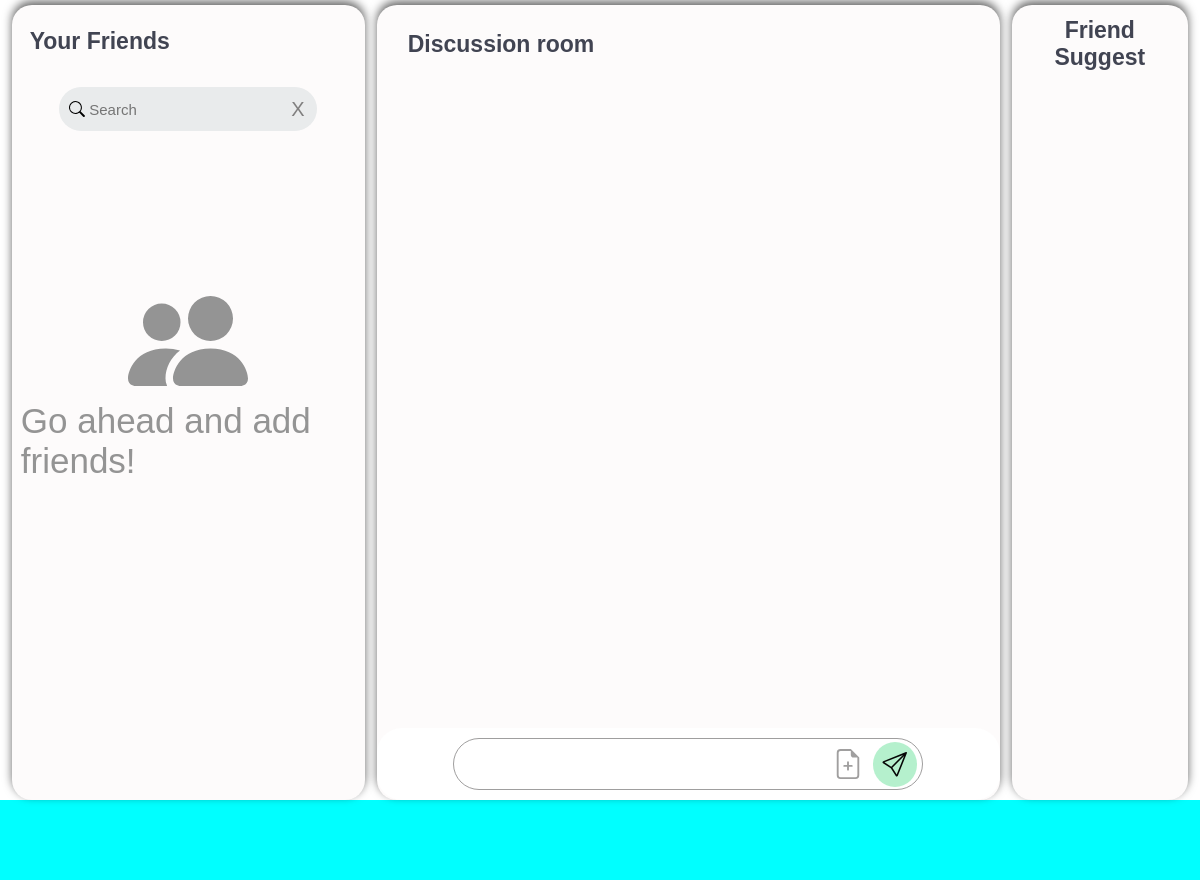
The app's page /student-index/student-home.php (signed in), older data.
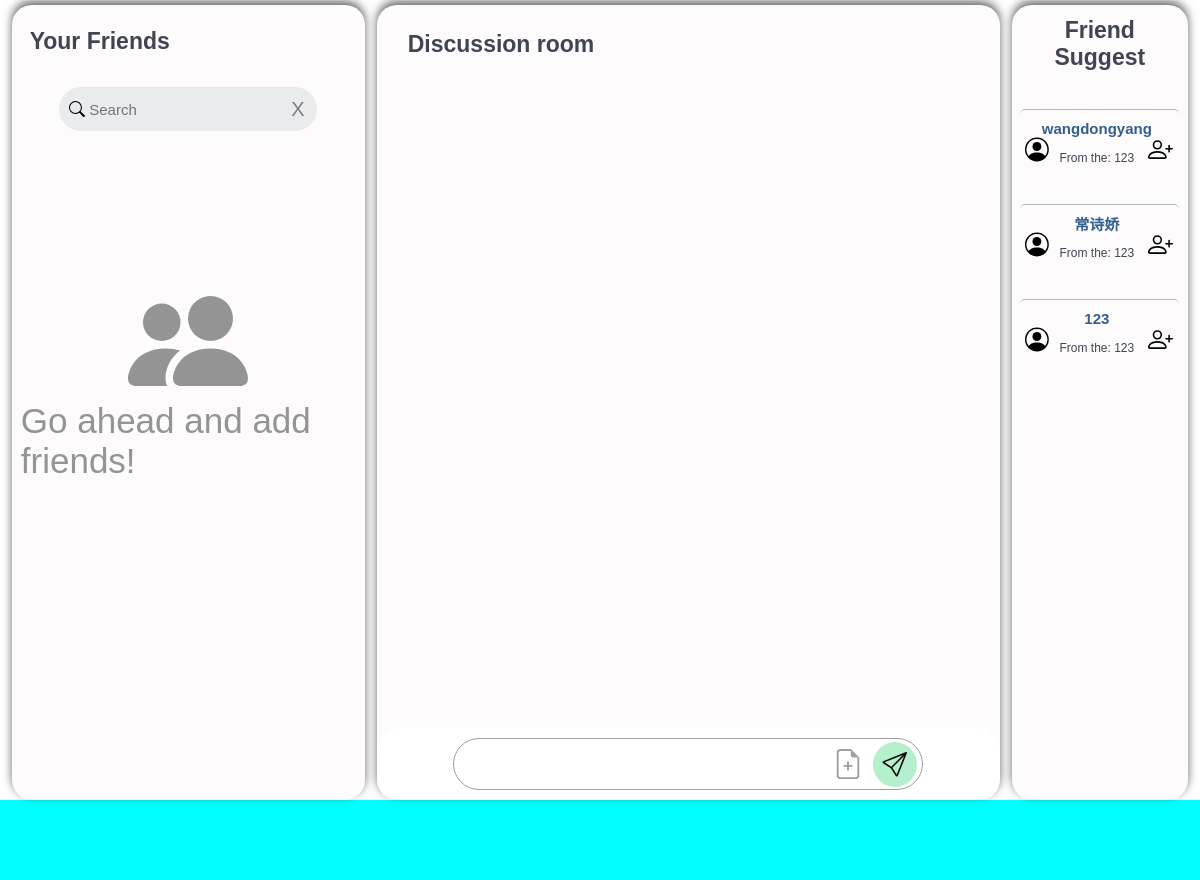
The same page, newer data.
### tables this page shows
CREATE TABLE `students` (
  `id` int(10) NOT NULL,
  `name` varchar(20) NOT NULL,
  `year` year(4) NOT NULL,
  `programe` varchar(8) NOT NULL,
  `password` varchar(15) NOT NULL,
  `lastlogin` date DEFAULT NULL
);

### student-index/student-home.php (the view, shortened to what this page needs)
<?php
require_once '../control.php';
if (isset($_SESSION['user_id'])) {
  $user_id = $_SESSION['user_id'];
  $db = loadingdb();
  $sql = "SELECT name,programe FROM students WHERE id = $user_id";
  $result = mysqli_query($db, $sql);
  $row = mysqli_fetch_assoc($result);
  $userProgram = $row['programe'];
  $username=$row['name'];
  $sql = "SELECT name,id,programe FROM students WHERE programe = '$userProgram' AND id != '$user_id'";
  $result1 = mysqli_query($db, $sql);
  $row_first = mysqli_fetch_assoc($result1);
  $rowid = $row_first['id'];
  $rowpg = $row_first['programe'];
  $sql_second = "SELECT name, id
               FROM students
               WHERE programe = '$userProgram' AND id != '$user_id' AND id
               NOT IN
               (
                   SELECT friendid
                   FROM friends
                   WHERE studentid = '$user_id' AND friendid = '$rowid'
               )";
  $result = mysqli_query($db, $sql_second);
  $fdcard = '';
  if (empty($fdcard)) {
   $fdcard ='
   <div class ="nofd">
    <svg xmlns="http://www.w3.org/2000/svg" width="120" height="120" fill="currentColor" class="bi bi-people-fill" viewBox="0 0 16 16">
    <path d="M7 14s-1 0-1-1 1-4 5-4 5 3 5 4-1 1-1 1H7Zm4-6a3 3 0 1 0 0-6 3 3 0 0 0 0 6Zm-5.784 6A2.238 2.238 0 0 1 5 13c0-1.355.68-2.75 1.936-3.72A6.325 6.325 0 0 0 5 9c-4 0-5 3-5 4s1 1 1 1h4.216ZM4.5 8a2.5 2.5 0 1 0 0-5 2.5 2.5 0 0 0 0 5Z"/>
    </svg>
    <span>Go ahead and add friends! </span>
    </div>
   ';
  }
  $nameList = '';
  while ($row = mysqli_fetch_assoc($result)) {
    $name = $row['name'];
    $friendid =$row['id'];
    $sql2 = "SELECT * FROM temp WHERE (studentid='$user_id'or friendid='$user_id') AND (friendid='$friendid' or studentid ='$friendid')";
    $result2 = mysqli_query($db, $sql2);
    $row2 = mysqli_fetch_assoc($result2);
    if (isset($row2) && isset($row2['friendid']) && ($friendid == $row2['friendid'] || $friendid == $row2['studentid']))
    {
      $nameList .= '<div class="wait-card">
      <svg class="right-card-svg"xmlns="http://www.w3.org/2000/svg" width="20" height="20" fill="currentColor" class="bi bi-person-circle" viewBox="0 0 16 16">
          <path d="M11 6a3 3 0 1 1-6 0 3 3 0 0 1 6 0z" />
          <path fill-rule="evenodd" d="M0 8a8 8 0 1 1 16 0A8 8 0 0 1 0 8zm8-7a7 7 0 0 0-5.468 11.37C3.242 11.226 4.805 10 8 10s4.757 1.225 5.468 2.37A7 7 0 0 0 8 1z" />
      </svg>
      <div class="card-info"><a>' . $name . '</a>
<span>Wait for a response</span>
</div>
     <div class="sendbutton">
          <svg xmlns="http://www.w3.org/2000/svg" width="25" height="25" fill="currentColor" class="bi bi-hourglass" viewBox="0 0 16 16">
              <path d="M2 1.5a.5.5 0 0 1 .5-.5h11a.5.5 0 0 1 0 1h-1v1a4.5 4.5 0 0 1-2.557 4.06c-.29.139-.443.377-.443.59v.7c0 .213.154.451.443.59A4.5 4.5 0 0 1 12.5 13v1h1a.5.5 0 0 1 0 1h-11a.5.5 0 1 1 0-1h1v-1a4.5 4.5 0 0 1 2.557-4.06c.29-.139.443-.377.443-.59v-.7c0-.213-.154-.451-.443-.59A4.5 4.5 0 0 1 3.5 3V2h-1a.5.5 0 0 1-.5-.5zm2.5.5v1a3.5 3.5 0 0 0 1.989 3.158c.533.256 1.011.791 1.011 1.491v.702c0 .7-.478 1.235-1.011 1.491A3.5 3.5 0 0 0 4.5 13v1h7v-1a3.5 3.5 0 0 0-1.989-3.158C8.978 9.586 8.5 9.052 8.5 8.351v-.702c0-.7.478-1.235 1.011-1.491A3.5 3.5 0 0 0 11.5 3V2h-7z" />
          </svg>
      </div>
  </div>';
  }
    else{
      $nameList .= '<button class="right-card" onClick="sendthis(' . $friendid . ', \'' . $username . '\', \'' . $user_id . '\')">
      <svg class="right-card-svg"xmlns="http://www.w3.org/2000/svg" width="20" height="20" fill="currentColor" class="bi bi-person-circle" viewBox="0 0 16 16">
          <path d="M11 6a3 3 0 1 1-6 0 3 3 0 0 1 6 0z" />
          <path fill-rule="evenodd" d="M0 8a8 8 0 1 1 16 0A8 8 0 0 1 0 8zm8-7a7 7 0 0 0-5.468 11.37C3.242 11.226 4.805 10 8 10s4.757 1.225 5.468 2.37A7 7 0 0 0 8 1z" />
      </svg>
      <div class="card-info"><a>' . $name . '</a>
    <span>From the: <span>' . $rowpg . '</span></span>
  </div>
  <div class="sendbutton" >
        <svg xmlns="http://www.w3.org/2000/svg" width="25" height="25" fill="currentColor" class="bi bi-person-plus" viewBox="0 0 16 16">
            <path d="M6 8a3 3 0 1 0 0-6 3 3 0 0 0 0 6zm2-3a2 2 0 1 1-4 0 2 2 0 0 1 4 0zm4 8c0 1-1 1-1 1H1s-1 0-1-1 1-4 6-4 6 3 6 4zm-1-.004c-.001-.246-.154-.986-.832-1.664C9.516 10.68 8.289 10 6 10c-2.29 0-3.516.68-4.168 1.332-.678.678-.83 1.418-.832 1.664h10z" />
            <path fill-rule="evenodd" d="M13.5 5a.5.5 0 0 1 .5.5V7h1.5a.5.5 0 0 1 0 1H14v1.5a.5.5 0 0 1-1 0V8h-1.5a.5.5 0 0 1 0-1H13V5.5a.5.5 0 0 1 .5-.5z" />
        </svg>
  </div>
       </button>';
  }
}
}
?>
<!DOCTYPE html>
<html lang="en">
<head>
    <link rel="stylesheet" type="text/css" href="css/student-home.css">
</head>
<body>
  <div class="container">
<div class="top">
    <div class="left-top">
        <div class="left-top-right">
            <div class="left-top-right-hd">
                <span>Your Friends</span>
            </div>
            <div class="search-box">
              <div class="search-container">
              <input class="search-input"type="text" id="search-fd" oninput="searchfd()" placeholder="Search">
              <button class="del-search" id="del-search">
                X
                </button>
              </div>
            </div>
            <div class="left-top-right-content">
                <?php echo $fdcard; ?>
            </div>
        </div>
        <div class="left-top-left">
            <div class="left-top-header">Discussion room</div>
            <div class="left-top-left-content" id="lef-top-left-content">
            </div>
            <div class="left-top-left-input">
              <div class="input-area">
                <div class="text-area" id="text-area">
              <textarea id="text-input"></textarea>
              </div>
              <button class="file-button" id="file-button">
             </button>
              <button class="me-send-button" id="me-send-button"  onclick="sendchat('<?php echo $user_id;  ?>', '<?php echo $username; ?>')">
              </button>
              </div>
            </div>
        </div>
        <div class="right-top">
            <div class="right-top-header">Friend Suggest</div>
            <div class="right-top-content" id="right-top-content">
                <?php echo $nameList; ?>
            </div>
        </div>
    </div>
</div>
</div>
  <footer>
   </footer>
</body>
</html>

Row changes from the older to the newer data that the page shows:
added students: name "wangdongyang", programe "123"
added students: name "常诗娇"
added students: name "123"
